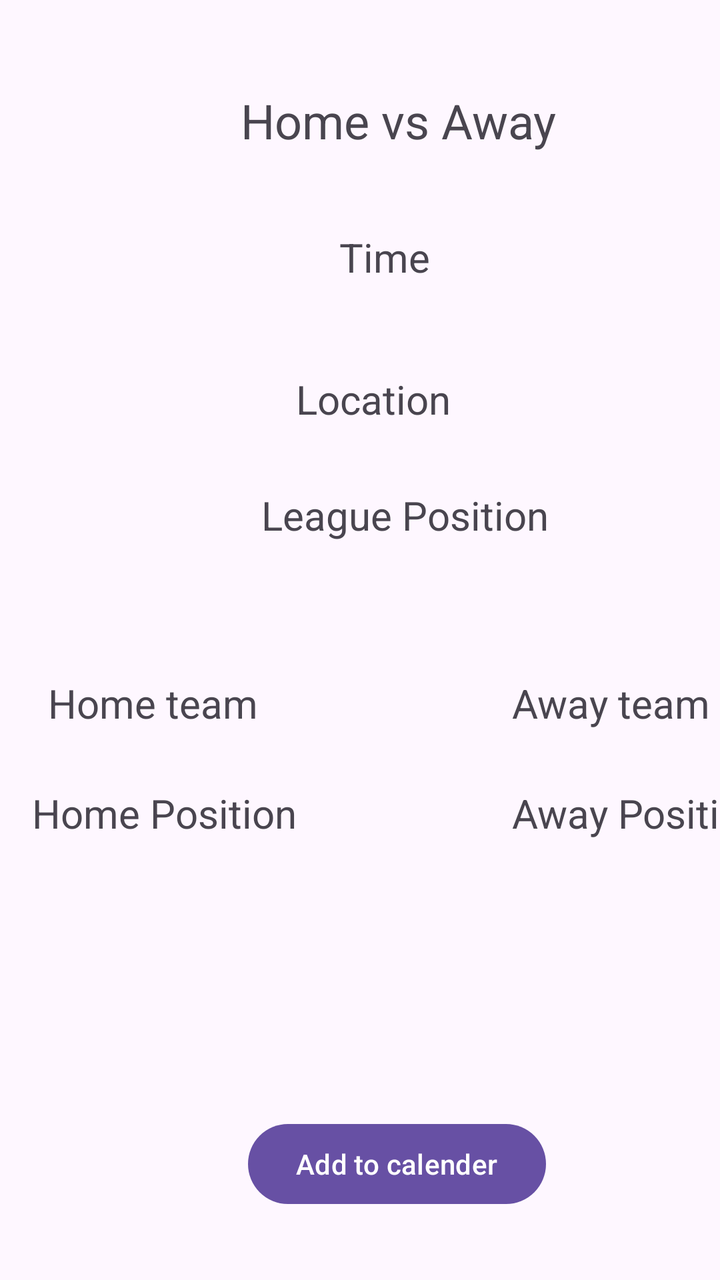
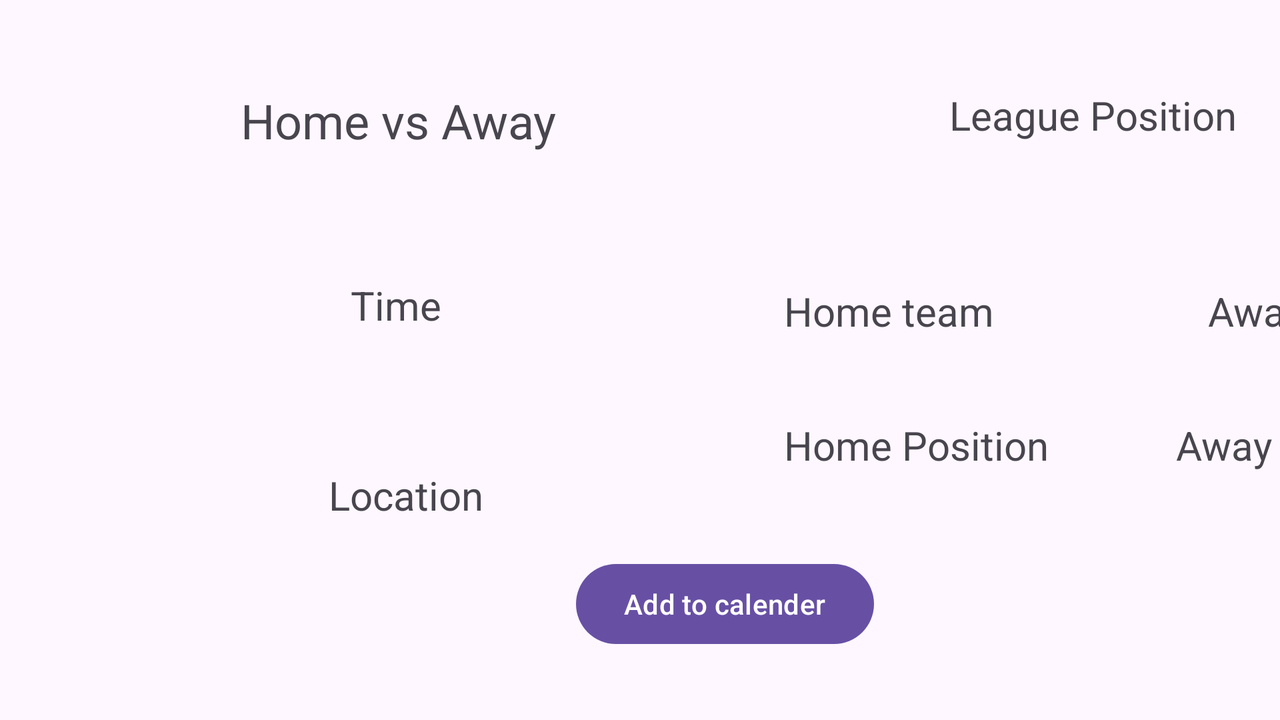

Compare how this app lays out the same screen by default and in its alternative resource folder. The renders come first, then the two layout files and the values they reference.
<!-- AndroidManifest.xml: application theme Theme.MobileAppDevCoursework -->
<!-- res/layout/fragment_game_details.xml -->
<?xml version="1.0" encoding="utf-8"?>
<androidx.constraintlayout.widget.ConstraintLayout xmlns:android="http://schemas.android.com/apk/res/android"
    xmlns:app="http://schemas.android.com/apk/res-auto"
    xmlns:tools="http://schemas.android.com/tools"
    android:id="@+id/frameLayout2"
    android:layout_width="match_parent"
    android:layout_height="match_parent"
    tools:context=".gameDetails">

    <TextView
        android:id="@+id/titleTextView"
        android:layout_width="326dp"
        android:layout_height="47dp"
        android:layout_marginStart="36dp"
        android:layout_marginTop="44dp"
        android:text="@string/gameTitle"
        android:textSize="24sp"
        app:layout_constraintStart_toStartOf="parent"
        app:layout_constraintTop_toTopOf="parent"
        tools:textAlignment="center" />

    <TextView
        android:id="@+id/positionView"
        android:layout_width="309dp"
        android:layout_height="46dp"
        android:layout_marginStart="48dp"
        android:layout_marginTop="244dp"
        android:text="@string/position"
        android:textAlignment="center"
        android:textSize="20sp"
        app:layout_constraintStart_toStartOf="parent"
        app:layout_constraintTop_toTopOf="parent" />

    <TextView
        android:id="@+id/venueView"
        android:layout_width="wrap_content"
        android:layout_height="wrap_content"
        android:layout_marginStart="148dp"
        android:layout_marginTop="24dp"
        android:text="@string/location"
        android:textSize="20sp"
        app:layout_constraintBottom_toTopOf="@+id/positionView"
        app:layout_constraintStart_toStartOf="parent"
        app:layout_constraintTop_toBottomOf="@+id/timeView"
        app:layout_constraintVertical_bias="0.261"
        tools:textAlignment="center" />

    <TextView
        android:id="@+id/timeView"
        android:layout_width="137dp"
        android:layout_height="36dp"
        android:layout_marginStart="124dp"
        android:layout_marginTop="24dp"
        android:text="@string/gameTime"
        android:textSize="20sp"
        app:layout_constraintStart_toStartOf="parent"
        app:layout_constraintTop_toBottomOf="@+id/titleTextView"
        tools:textAlignment="center" />

    <TextView
        android:id="@+id/homeView"
        android:layout_width="wrap_content"
        android:layout_height="wrap_content"
        android:layout_marginStart="24dp"
        android:layout_marginTop="48dp"
        android:text="@string/homeTeam"
        android:textSize="20sp"
        app:layout_constraintStart_toStartOf="parent"
        app:layout_constraintTop_toBottomOf="@+id/positionView" />

    <TextView
        android:id="@+id/awayView"
        android:layout_width="wrap_content"
        android:layout_height="wrap_content"
        android:layout_marginStart="256dp"
        android:layout_marginTop="48dp"
        android:text="@string/awayTeam"
        android:textSize="20sp"
        app:layout_constraintStart_toStartOf="parent"
        app:layout_constraintTop_toBottomOf="@+id/positionView" />

    <TextView
        android:id="@+id/homePosView"
        android:layout_width="wrap_content"
        android:layout_height="wrap_content"
        android:layout_marginStart="16dp"
        android:layout_marginTop="28dp"
        android:text="@string/homePosition"
        android:textSize="20sp"
        app:layout_constraintStart_toStartOf="parent"
        app:layout_constraintTop_toBottomOf="@+id/homeView" />

    <TextView
        android:id="@+id/awayPosView"
        android:layout_width="wrap_content"
        android:layout_height="wrap_content"
        android:layout_marginStart="256dp"
        android:layout_marginTop="28dp"
        android:text="@string/awayPosition"
        android:textSize="20sp"
        app:layout_constraintStart_toStartOf="parent"
        app:layout_constraintTop_toBottomOf="@+id/homeView" />

    <Button
        android:id="@+id/button2"
        android:layout_width="wrap_content"
        android:layout_height="wrap_content"
        android:layout_marginStart="124dp"
        android:layout_marginTop="268dp"
        android:text="@string/calender"
        app:layout_constraintStart_toStartOf="parent"
        app:layout_constraintTop_toBottomOf="@+id/positionView" />

</androidx.constraintlayout.widget.ConstraintLayout>
<!-- resources referenced by this layout -->
<resources>
  <string name="awayPosition">Away Position</string>
  <string name="awayTeam">Away team</string>
  <string name="calender">Add to calender</string>
  <string name="gameTime">Time</string>
  <string name="gameTitle">Home vs Away</string>
  <string name="homePosition">Home Position</string>
  <string name="homeTeam">Home team</string>
  <string name="location">Location</string>
  <string name="position">League Position</string>
  <style name="Theme.MobileAppDevCoursework" parent="Base.Theme.MobileAppDevCoursework" />
  <style name="Base.Theme.MobileAppDevCoursework" parent="Theme.Material3.DayNight.NoActionBar">
          
          
      </style>
</resources>
<!-- res/layout-land/fragment_game_details.xml (the repository's variant of the layout above) -->
<!-- drawn on the phone turned sideways -->
<?xml version="1.0" encoding="utf-8"?>
<androidx.constraintlayout.widget.ConstraintLayout xmlns:android="http://schemas.android.com/apk/res/android"
    xmlns:app="http://schemas.android.com/apk/res-auto"
    xmlns:tools="http://schemas.android.com/tools"
    android:id="@+id/frameLayout2"
    android:layout_width="match_parent"
    android:layout_height="match_parent"
    tools:context=".GameDetails">

    <TextView
        android:id="@+id/titleTextView"
        android:layout_width="326dp"
        android:layout_height="47dp"
        android:layout_marginStart="36dp"
        android:layout_marginTop="44dp"
        android:text="@string/gameTitle"
        android:textSize="24sp"
        app:layout_constraintStart_toStartOf="parent"
        app:layout_constraintTop_toTopOf="parent"
        tools:textAlignment="center" />

    <TextView
        android:id="@+id/positionView"
        android:layout_width="309dp"
        android:layout_height="46dp"
        android:layout_marginStart="392dp"
        android:layout_marginTop="44dp"
        android:text="@string/position"
        android:textAlignment="center"
        android:textSize="20sp"
        app:layout_constraintStart_toStartOf="parent"
        app:layout_constraintTop_toTopOf="parent" />

    <TextView
        android:id="@+id/venueView"
        android:layout_width="166dp"
        android:layout_height="29dp"
        android:layout_marginStart="120dp"
        android:layout_marginTop="40dp"
        android:text="@string/location"
        android:textSize="20sp"
        app:layout_constraintStart_toStartOf="parent"
        app:layout_constraintTop_toBottomOf="@+id/timeView"
        tools:textAlignment="center" />

    <TextView
        android:id="@+id/timeView"
        android:layout_width="140dp"
        android:layout_height="55dp"
        android:layout_marginStart="128dp"
        android:layout_marginTop="48dp"
        android:text="@string/gameTime"
        android:textSize="20sp"
        app:layout_constraintStart_toStartOf="parent"
        app:layout_constraintTop_toBottomOf="@+id/titleTextView"
        tools:textAlignment="center" />

    <TextView
        android:id="@+id/homeView"
        android:layout_width="wrap_content"
        android:layout_height="wrap_content"
        android:layout_marginStart="392dp"
        android:layout_marginTop="52dp"
        android:text="@string/homeTeam"
        android:textSize="20sp"
        app:layout_constraintStart_toStartOf="parent"
        app:layout_constraintTop_toBottomOf="@+id/positionView" />

    <TextView
        android:id="@+id/awayView"
        android:layout_width="wrap_content"
        android:layout_height="wrap_content"
        android:layout_marginStart="604dp"
        android:layout_marginTop="52dp"
        android:text="@string/awayTeam"
        android:textSize="20sp"
        app:layout_constraintStart_toStartOf="parent"
        app:layout_constraintTop_toBottomOf="@+id/positionView" />

    <TextView
        android:id="@+id/homePosView"
        android:layout_width="wrap_content"
        android:layout_height="wrap_content"
        android:layout_marginStart="392dp"
        android:layout_marginTop="40dp"
        android:text="@string/homePosition"
        android:textSize="20sp"
        app:layout_constraintStart_toStartOf="parent"
        app:layout_constraintTop_toBottomOf="@+id/homeView" />

    <TextView
        android:id="@+id/awayPosView"
        android:layout_width="wrap_content"
        android:layout_height="wrap_content"
        android:layout_marginStart="588dp"
        android:layout_marginTop="40dp"
        android:text="@string/awayPosition"
        android:textSize="20sp"
        app:layout_constraintStart_toStartOf="parent"
        app:layout_constraintTop_toBottomOf="@+id/homeView" />

    <Button
        android:id="@+id/calendarBtn"
        android:layout_width="wrap_content"
        android:layout_height="wrap_content"
        android:layout_marginStart="288dp"
        android:layout_marginTop="188dp"
        android:text="@string/calender"
        app:layout_constraintStart_toStartOf="parent"
        app:layout_constraintTop_toBottomOf="@+id/positionView" />

</androidx.constraintlayout.widget.ConstraintLayout>
